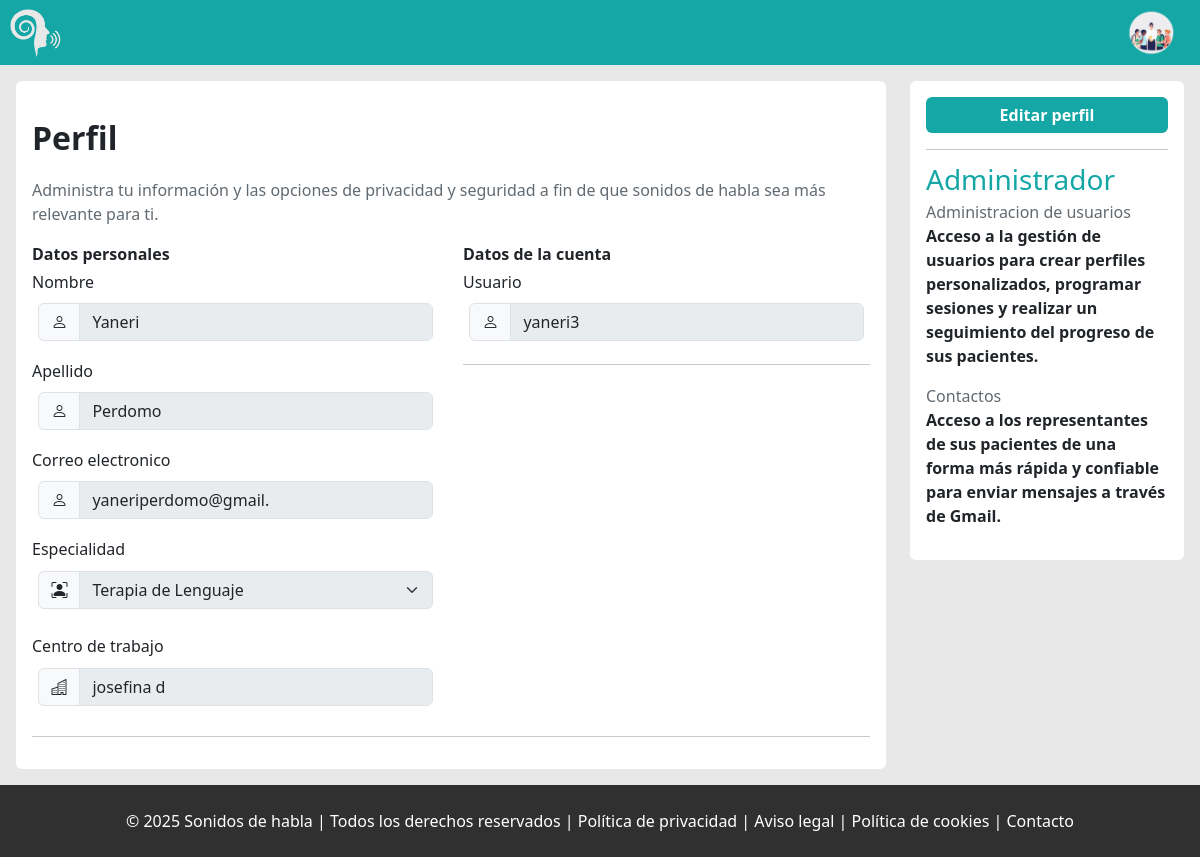
Screenshot of /view/professional/account/profile.php (signed in) with the database file from the repository.
### tables this page shows
CREATE TABLE `profesionales` (
  `id_profesional` int(10) NOT NULL,
  `id_especialidad` int(10) NOT NULL,
  `id_usuario` int(10) NOT NULL,
  `nombre` varchar(30) NOT NULL,
  `apellido` varchar(30) NOT NULL,
  `correo_electronico` varchar(40) NOT NULL,
  `centro_trabajo` varchar(50) NOT NULL
);

CREATE TABLE `usuarios` (
  `id_usuario` int(10) NOT NULL,
  `id_rol` int(10) NOT NULL,
  `usuario` varchar(15) DEFAULT NULL,
  `clave` varchar(255) DEFAULT NULL,
  `fecha_hora_creacion` datetime DEFAULT NULL,
  `ultimo_acceso` datetime DEFAULT NULL
);

### view/professional/account/profile.php (the view, shortened to what this page needs)
<?php
function showInformationProfessional()
{
    include '../../../php/connectionBD.php';
    try {
        $id_user = $_SESSION["id_user"];
        $get_professional_query = 'SELECT id_especialidad, nombre, apellido, correo_electronico, centro_trabajo
                                                FROM profesionales WHERE id_usuario = :id_user';
        $get_professional_stmt = $pdo->prepare($get_professional_query);
        $get_professional_stmt->bindParam('id_user', $id_user, PDO::PARAM_INT);
        $get_professional_stmt->execute();
        $get_user_query = 'SELECT usuario FROM usuarios WHERE id_usuario = :id_user';
        $get_user_stmt = $pdo->prepare($get_user_query);
        $get_user_stmt->bindParam('id_user', $id_user,  PDO::PARAM_INT);
        $get_user_stmt->execute();
        $row_user = $get_user_stmt->fetch(PDO::FETCH_ASSOC);
        if ($get_professional_stmt->rowCount() > 0) {
            $row_professional = $get_professional_stmt->fetch(PDO::FETCH_ASSOC);
            $show_specialty = match ($row_professional['id_especialidad']) {
                1 => '<select class="form-select" name="specialty" id="specialty" disabled>
                                            <option  disabled>Seleccione una opcion...</option>
                                            <option value="1" selected>Terapia de Lenguaje</option>
                                            <option value="2">Foniatría </option>
                                            <option value="3">Otro</option>
                                        </select>',
                2 => '<select class="form-select" name="specialty" id="specialty" disabled>
                                            <option  disabled>Seleccione una opcion...</option>
                                            <option value="1" >Terapia de Lenguaje</option>
                                            <option value="2" selected>Foniatría</option>
                                            <option value="3">Otro</option>
                                        </select>',
                3 => '<select class="form-select" name="specialty" id="specialty" disabled>
                                            <option  disabled>Seleccione una opcion...</option>
                                            <option value="1">Terapia de Lenguaje</option>
                                            <option value="2">Foniatría</option>
                                            <option value="3" selected>Otro</option>
                                        </select>',
            };
            echo ' <div class="row">
                            <div class="col-6">
                                <b>Datos personales</b><br>
                                <label for="name">Nombre</label><br>
                                <div class="input-group mb-2">
                                    <span class="input-group-text" id="basic-addon1"><i class="bi bi-person"></i></span>
                                    <input type="text" name="name" class="form-control" placeholder="Introduzca su nombre"
                                        aria-label="Username" aria-describedby="basic-addon1" disabled autofocus="false" value="' . $row_professional['nombre'] . '">
                                </div>
                                <label for="lastname">Apellido</label><br>
                                <div class="input-group mb-2">
                                    <span class="input-group-text" id="basic-addon1"><i class="bi bi-person"></i></span>
                                    <input type="text" name="lastname" id="lastname"  class="form-control" placeholder="Introduzca su apellido"
                                        aria-label="Username" aria-describedby="basic-addon1" disabled autofocus="false" value="' . $row_professional['apellido'] . '">
                                </div>
                                <label for="email">Correo electronico</label><br>
                                <div class="input-group mb-2">
                                    <span class="input-group-text" id="basic-addon1"><i class="bi bi-person"></i></span>
                                    <input type="text" name="email" id="email" class="form-control" placeholder="Introduzca su correo electronico"
                                        aria-label="Username" aria-describedby="basic-addon1" disabled autofocus="false"  value="' . $row_professional['correo_electronico'] . '">
                                </div>
                                <label for="specialty">Especialidad </label><br>
                                <div class="input-group mb-3">
                                    <span class="input-group-text" for="inputGroupSelect01"><i class="bi bi-person-bounding-box"></i></span>
                                    ' . $show_specialty . '
                                </div>
                                 <label for="work-center">Centro de trabajo</label><br>
                                <div class="input-group mb-2">
                                    <span class="input-group-text" id="basic-addon1"><i class="bi bi-buildings"></i></span>
                                    <input type="text" name="work-center" id="work-center"  class="form-control" placeholder="Introduzca su centro de trabajo"
                                        aria-label="Username" aria-describedby="basic-addon1" disabled autofocus="false"  value="' . $row_professional['centro_trabajo'] . '">
                                </div>
                                </div>
                                <div class="col-6">
                                    <b>Datos de la cuenta</b><br>
                                    <label for="user">Usuario</label><br>
                                    <div class="input-group mb-2">
                                        <span class="input-group-text" id="basic-addon1"><i class="bi bi-person"></i></span>
                                        <input type="text" name="user" id="user" class="form-control" placeholder="Introduzca su nombre de usuario"
                                            aria-label="Username" aria-describedby="basic-addon1" disabled autofocus="false" value="' . $row_user['usuario'] . '">
                                    </div>
                                ';
        }
    } catch (PDOException $ex) {
        echo $ex->getMessage();
    }
}
?>
<!doctype html>
<html lang="es" class="full-heigh">
<head>
    <link rel="stylesheet" href="../../../node_modules/bootstrap/dist/css/bootstrap.min.css">
    <link rel="stylesheet" href="../../../node_modules/bootstrap-icons/font/bootstrap-icons.min.css">
    <link rel="stylesheet" href="../css/../reset.css">
    <link rel="stylesheet" href="../../../css/components/body.css">
    <link rel="stylesheet" href="../../../css/components/footer.css">
    <link rel="stylesheet" href="../../../css/components/button.css">
    <link rel="stylesheet" href="../../../css/components/input.css">
    <link rel="stylesheet" href="../../../css/components/header.css">
    <link rel="stylesheet" href="../../../css/components/auxiliary.css">
    <link rel="stylesheet" href="../../../css/components/modal-window.css">
    <link rel="stylesheet" href="../../../css/admin/header.css">
    <link rel="stylesheet" href="../../../css/admin/profile.css">
</head>
<body>
    <?php include '../../include/professional/account/header.php'; ?>
    <main class="flex-start-full ">
        <section class=" h-100  z-1 w-100 p-3 ">
            <div class="row">
                <div class="col-9">
                    <div class="z-1 ">
                        <form action="../../../php/admin/professional.php" method="post">
                            <h1 class=" fw-bold ">
                                Perfil
                            </h1>
                            <div class="text__grey">
                                <p>Administra tu información y las opciones de privacidad y seguridad a fin de que sonidos de
                                    habla sea más relevante para ti. </p>
                            </div>
                            <?php
                            showInformationProfessional()
                            ?>
                            <hr>
                    </div>
                </div>
                <hr>
                </form>
            </div>
            </div>
            <div class="col-3">
                <div>
                    <div class="modify-professional">
                        <button class="w-100 modify-professional__button  button__green w-100">
                            Editar perfil
                        </button>
                    </div>
                    <hr style="  margin-bottom: 0.5rem;">
                    <section class="qualities-administrator m-0 p-0">
                        <span class="text__green fs-3 ">Administrador</span><br>
                        <span class="text__grey">Administracion de usuarios</span><br>
                        <p> <b>Acceso a la gestión de usuarios para crear perfiles personalizados, programar sesiones y realizar un seguimiento del progreso de sus pacientes.</b></p>
                        <span class="text__grey">Contactos</span>
                        <p> <b class="">Acceso a los representantes de sus pacientes de una forma más rápida y confiable para enviar mensajes a través de Gmail.</b></p>
                    </section>
                </div>
            </div>
            </div>
        </section>
    </main>
    <?php include '../../include/footer.php'; ?>
</body>
</html>

### css/components/body.css (style rules this page uses)
body { display: flex; flex-direction: column; height: 100%; background: #f2f2f2; }
main { flex-grow: 2; margin: 0rem; padding: 0rem; background: rgb(232, 232, 232); }

### css/components/button.css (style rules this page uses)
.button__green { background: var(--color-green); }
button, [type="submit"], .button-a { border-radius: 6px; padding: 0.54rem 1rem; border: 0rem; font-weight: 600; color: white; }

### css/components/input.css (style rules this page uses)
label { margin: 0.2rem 0rem; }

### css/components/auxiliary.css (style rules this page uses)
:root { --color-blue: #1A3659; --color-black: rgb(63, 63, 63); --color-red:#ff4b4b; --color-pink: #ec407a; --color-grey: #626a71; --color-green: #15A6A6; --color-orange: #fd7b43; }
.text__green { color: var(--color-green); }
.full-heigh { height: 100%; }
h1 { font-weight: 600; }
.text__grey { color: var(--color-grey); }
.flex-start-full { display: flex; justify-content: center; align-items: start; flex-wrap: wrap; }

### css/admin/profile.css (style rules this page uses)
.row > div > div, .qualities-administrator { padding: 1rem; background: white; border-radius: 6px; }
.input-group { padding: 0.4rem !important; }

### rows the page displays
profesionales: name "Yaneri", lastname "Perdomo", email "yaneriperdomo@gmail.", work-center "josefina d"
usuarios: user "yaneri3"
